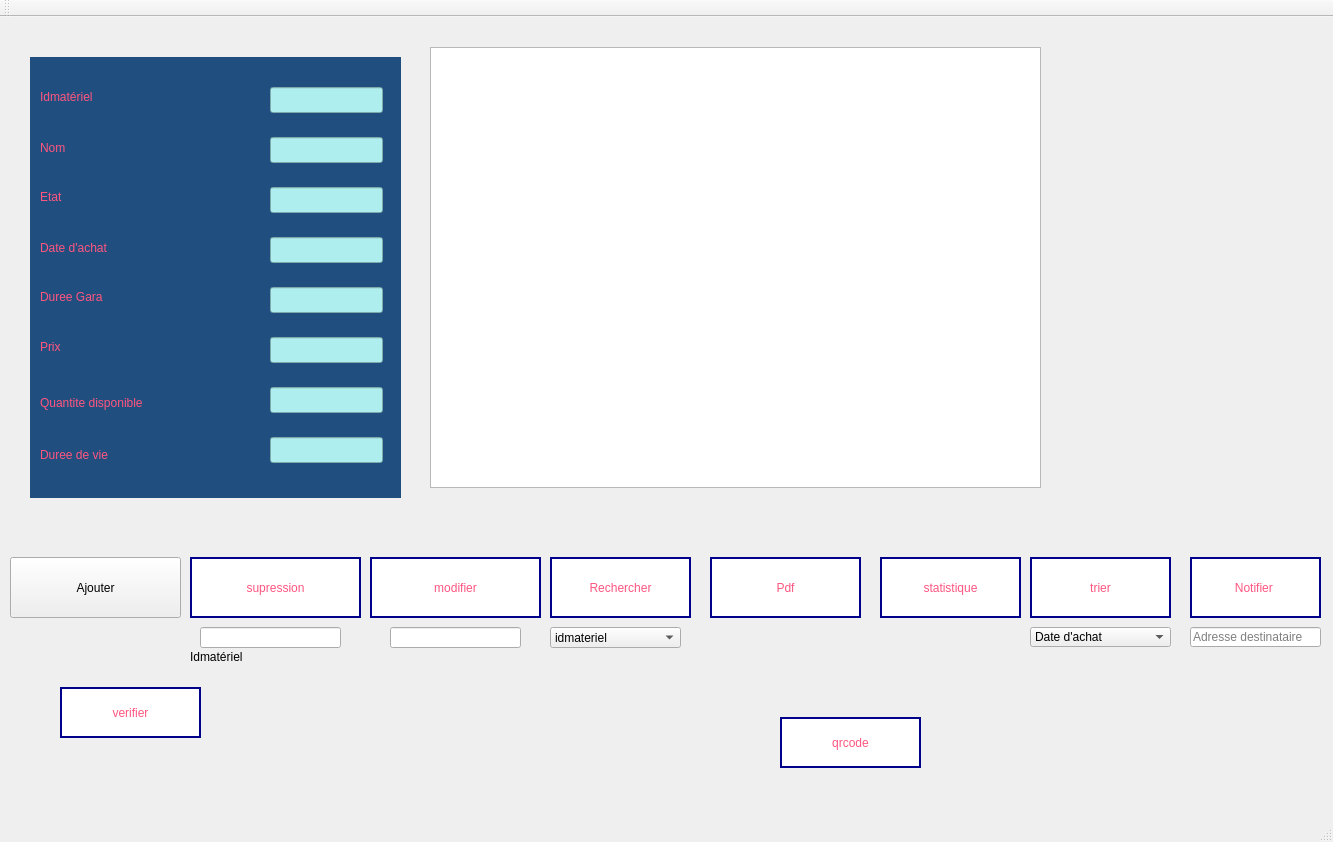
<?xml version="1.0" encoding="UTF-8"?>
<ui version="4.0">
 <class>MainWindow</class>
 <widget class="QMainWindow" name="MainWindow">
  <property name="geometry">
   <rect>
    <x>0</x>
    <y>0</y>
    <width>1333</width>
    <height>842</height>
   </rect>
  </property>
  <property name="windowTitle">
   <string>Gestion des Clients</string>
  </property>
  <widget class="QWidget" name="centralWidget">
   <widget class="QPushButton" name="ajouter_Materiel">
    <property name="geometry">
     <rect>
      <x>10</x>
      <y>540</y>
      <width>171</width>
      <height>61</height>
     </rect>
    </property>
    <property name="styleSheet">
     <string notr="true">font: 600 italic 11pt &quot;Segoe UI&quot;;
border-color: rgb(0, 0, 139); /* Bleu roi */
border: 2px solid rgb(0, 0, 139); /* Bordure bleu roi */
padding: 10px 20px; /* Optionnel, pour ajouter de l'espace à l'intérieur du bouton */
background-color: white; /* Optionnel, définit la couleur de fond du bouton */
color: rgb(255, 85, 127); /* Rose pour le texte */
QPushButton {
    border-radius: 50px;
    background-color: #F0F0F0; /* Couleur de fond */
    border: 2px solid #000; /* Bordure */
}</string>
    </property>
    <property name="text">
     <string>Ajouter</string>
    </property>
   </widget>
   <widget class="QTableView" name="affichage">
    <property name="geometry">
     <rect>
      <x>430</x>
      <y>30</y>
      <width>611</width>
      <height>441</height>
     </rect>
    </property>
    <property name="styleSheet">
     <string notr="true"/>
    </property>
   </widget>
   <widget class="QLineEdit" name="id_supp">
    <property name="geometry">
     <rect>
      <x>200</x>
      <y>610</y>
      <width>141</width>
      <height>21</height>
     </rect>
    </property>
   </widget>
   <widget class="QLabel" name="label_9">
    <property name="geometry">
     <rect>
      <x>190</x>
      <y>630</y>
      <width>63</width>
      <height>20</height>
     </rect>
    </property>
    <property name="text">
     <string>Idmatériel</string>
    </property>
   </widget>
   <widget class="QPushButton" name="supression_Materiel">
    <property name="geometry">
     <rect>
      <x>190</x>
      <y>540</y>
      <width>171</width>
      <height>61</height>
     </rect>
    </property>
    <property name="styleSheet">
     <string notr="true">font: 600 italic 11pt &quot;Segoe UI&quot;;
border-color: rgb(0, 0, 139); /* Bleu roi */
border: 2px solid rgb(0, 0, 139); /* Bordure bleu roi */
padding: 10px 20px; /* Optionnel, pour ajouter de l'espace à l'intérieur du bouton */
background-color: white; /* Optionnel, définit la couleur de fond du bouton */
color: rgb(255, 85, 127); /* Rose pour le texte */</string>
    </property>
    <property name="text">
     <string>supression</string>
    </property>
   </widget>
   <widget class="QPushButton" name="modifier_Materiel">
    <property name="geometry">
     <rect>
      <x>370</x>
      <y>540</y>
      <width>171</width>
      <height>61</height>
     </rect>
    </property>
    <property name="styleSheet">
     <string notr="true">font: 600 italic 11pt &quot;Segoe UI&quot;;
 border-color: rgb(0, 0, 139); /* Bleu roi */
border: 2px solid rgb(0, 0, 139); /* Bordure bleu roi */
padding: 10px 20px; /* Optionnel, pour ajouter de l'espace à l'intérieur du bouton */
background-color: white; /* Optionnel, définit la couleur de fond du bouton */
color: rgb(255, 85, 127); /* Rose pour le texte */</string>
    </property>
    <property name="text">
     <string>modifier</string>
    </property>
   </widget>
   <widget class="QPushButton" name="recherche">
    <property name="geometry">
     <rect>
      <x>550</x>
      <y>540</y>
      <width>141</width>
      <height>61</height>
     </rect>
    </property>
    <property name="styleSheet">
     <string notr="true">font: 600 italic 11pt &quot;Segoe UI&quot;;
border-color: rgb(0, 0, 139); /* Bleu roi */
border: 2px solid rgb(0, 0, 139); /* Bordure bleu roi */
padding: 10px 20px; /* Optionnel, pour ajouter de l'espace à l'intérieur du bouton */
background-color: white; /* Optionnel, définit la couleur de fond du bouton */
color: rgb(255, 85, 127); /* Rose pour le texte */</string>
    </property>
    <property name="text">
     <string>Rechercher</string>
    </property>
   </widget>
   <widget class="QComboBox" name="comboBox_rech">
    <property name="geometry">
     <rect>
      <x>550</x>
      <y>610</y>
      <width>131</width>
      <height>21</height>
     </rect>
    </property>
    <item>
     <property name="text">
      <string>idmateriel</string>
     </property>
    </item>
    <item>
     <property name="text">
      <string>Nom</string>
     </property>
    </item>
   </widget>
   <widget class="QLineEdit" name="id_rech">
    <property name="geometry">
     <rect>
      <x>390</x>
      <y>610</y>
      <width>131</width>
      <height>21</height>
     </rect>
    </property>
   </widget>
   <widget class="QPushButton" name="trier_Materiel">
    <property name="geometry">
     <rect>
      <x>1030</x>
      <y>540</y>
      <width>141</width>
      <height>61</height>
     </rect>
    </property>
    <property name="styleSheet">
     <string notr="true">
font: 600 italic 11pt &quot;Segoe UI&quot;;
border-color: rgb(0, 0, 139); /* Bleu roi */
border: 2px solid rgb(0, 0, 139); /* Bordure bleu roi */
padding: 10px 20px; /* Optionnel, pour ajouter de l'espace à l'intérieur du bouton */
background-color: white; /* Optionnel, définit la couleur de fond du bouton */
color: rgb(255, 85, 127); /* Rose pour le texte */</string>
    </property>
    <property name="text">
     <string>trier</string>
    </property>
   </widget>
   <widget class="QComboBox" name="comboBox_trie">
    <property name="geometry">
     <rect>
      <x>1030</x>
      <y>610</y>
      <width>141</width>
      <height>20</height>
     </rect>
    </property>
    <item>
     <property name="text">
      <string>Date d'achat</string>
     </property>
    </item>
    <item>
     <property name="text">
      <string>Etat</string>
     </property>
    </item>
   </widget>
   <widget class="QPushButton" name="btnExporterPDF">
    <property name="geometry">
     <rect>
      <x>710</x>
      <y>540</y>
      <width>151</width>
      <height>61</height>
     </rect>
    </property>
    <property name="styleSheet">
     <string notr="true">font: 600 italic 11pt &quot;Segoe UI&quot;;
border-color: rgb(0, 0, 139); /* Bleu roi */
border: 2px solid rgb(0, 0, 139); /* Bordure bleu roi */
padding: 10px 20px; /* Optionnel, pour ajouter de l'espace à l'intérieur du bouton */
background-color: white; /* Optionnel, définit la couleur de fond du bouton */
color: rgb(255, 85, 127); /* Rose pour le texte */</string>
    </property>
    <property name="text">
     <string>Pdf</string>
    </property>
   </widget>
   <widget class="QPushButton" name="statsButton">
    <property name="geometry">
     <rect>
      <x>880</x>
      <y>540</y>
      <width>141</width>
      <height>61</height>
     </rect>
    </property>
    <property name="styleSheet">
     <string notr="true">font: 600 italic 11pt &quot;Segoe UI&quot;;

  border-color: rgb(0, 0, 139); /* Bleu roi */
border: 2px solid rgb(0, 0, 139); /* Bordure bleu roi */
padding: 10px 20px; /* Optionnel, pour ajouter de l'espace à l'intérieur du bouton */
background-color: white; /* Optionnel, définit la couleur de fond du bouton */
color: rgb(255, 85, 127); /* Rose pour le texte */</string>
    </property>
    <property name="text">
     <string>statistique</string>
    </property>
   </widget>
   <widget class="QLineEdit" name="dest">
    <property name="geometry">
     <rect>
      <x>1190</x>
      <y>610</y>
      <width>131</width>
      <height>20</height>
     </rect>
    </property>
    <property name="placeholderText">
     <string>Adresse destinataire </string>
    </property>
   </widget>
   <widget class="QPushButton" name="mail">
    <property name="geometry">
     <rect>
      <x>1190</x>
      <y>540</y>
      <width>131</width>
      <height>61</height>
     </rect>
    </property>
    <property name="styleSheet">
     <string notr="true">font: 600 italic 11pt &quot;Segoe UI&quot;;
border-color: rgb(0, 0, 139); /* Bleu roi */
border: 2px solid rgb(0, 0, 139); /* Bordure bleu roi */
padding: 10px 20px; /* Optionnel, pour ajouter de l'espace à l'intérieur du bouton */
background-color: white; /* Optionnel, définit la couleur de fond du bouton */
color: rgb(255, 85, 127); /* Rose pour le texte */</string>
    </property>
    <property name="text">
     <string>Notifier </string>
    </property>
   </widget>
   <widget class="QLabel" name="qrcodeLabel">
    <property name="geometry">
     <rect>
      <x>620</x>
      <y>640</y>
      <width>151</width>
      <height>121</height>
     </rect>
    </property>
    <property name="text">
     <string/>
    </property>
   </widget>
   <widget class="QPushButton" name="qrcodegen">
    <property name="geometry">
     <rect>
      <x>780</x>
      <y>700</y>
      <width>141</width>
      <height>51</height>
     </rect>
    </property>
    <property name="styleSheet">
     <string notr="true">font: 600 italic 11pt &quot;Segoe UI&quot;;
border-color: rgb(0, 0, 139); /* Bleu roi */
border: 2px solid rgb(0, 0, 139); /* Bordure bleu roi */
padding: 10px 20px; /* Optionnel, pour ajouter de l'espace à l'intérieur du bouton */
background-color: white; /* Optionnel, définit la couleur de fond du bouton */
color: rgb(255, 85, 127); /* Rose pour le texte */</string>
    </property>
    <property name="text">
     <string>qrcode</string>
    </property>
   </widget>
   <widget class="QLabel" name="label_12">
    <property name="geometry">
     <rect>
      <x>0</x>
      <y>-10</y>
      <width>1591</width>
      <height>911</height>
     </rect>
    </property>
    <property name="text">
     <string/>
    </property>
    <property name="pixmap">
     <pixmap>../../../Pictures/Screenshots/Capture d'écran 2024-11-21 233216.png</pixmap>
    </property>
    <property name="scaledContents">
     <bool>true</bool>
    </property>
   </widget>
   <widget class="QLabel" name="label_11">
    <property name="geometry">
     <rect>
      <x>1160</x>
      <y>30</y>
      <width>221</width>
      <height>441</height>
     </rect>
    </property>
    <property name="text">
     <string/>
    </property>
    <property name="pixmap">
     <pixmap>../../../Pictures/Screenshots/Capture d'écran 2024-11-22 000039.png</pixmap>
    </property>
    <property name="scaledContents">
     <bool>true</bool>
    </property>
   </widget>
   <widget class="QStackedWidget" name="stackedWidget">
    <property name="geometry">
     <rect>
      <x>-10</x>
      <y>10</y>
      <width>441</width>
      <height>481</height>
     </rect>
    </property>
    <property name="styleSheet">
     <string notr="true">background-color: transparent;</string>
    </property>
    <property name="currentIndex">
     <number>0</number>
    </property>
    <widget class="QWidget" name="page">
     <widget class="QLineEdit" name="duree_de_vie_materiel">
      <property name="geometry">
       <rect>
        <x>280</x>
        <y>410</y>
        <width>113</width>
        <height>26</height>
       </rect>
      </property>
      <property name="styleSheet">
       <string notr="true">QTableView {
    color: rgb(175, 238, 238); /* Bleu clair */
    background-color: rgb(170, 170, 255); /* Reste inchangé */
}

QLineEdit {
    color: rgb(255, 255, 255); /* Blanc */
    background-color: rgb(175, 238, 238); /* Bleu clair */
}
</string>
      </property>
      <property name="text">
       <string/>
      </property>
     </widget>
     <widget class="QLineEdit" name="nom_materiel">
      <property name="geometry">
       <rect>
        <x>280</x>
        <y>110</y>
        <width>113</width>
        <height>26</height>
       </rect>
      </property>
      <property name="styleSheet">
       <string notr="true">QTableView {
    color: rgb(175, 238, 238); /* Bleu clair */
    background-color: rgb(170, 170, 255); /* Reste inchangé */
}

QLineEdit {
    color: rgb(255, 255, 255); /* Blanc */
    background-color: rgb(175, 238, 238); /* Bleu clair */
}

</string>
      </property>
      <property name="text">
       <string/>
      </property>
     </widget>
     <widget class="QLineEdit" name="prix_materiel">
      <property name="geometry">
       <rect>
        <x>280</x>
        <y>310</y>
        <width>113</width>
        <height>26</height>
       </rect>
      </property>
      <property name="styleSheet">
       <string notr="true">QTableView {
    color: rgb(175, 238, 238); /* Bleu clair */
    background-color: rgb(170, 170, 255); /* Reste inchangé */
}

QLineEdit {
    color: rgb(255, 255, 255); /* Blanc */
    background-color: rgb(175, 238, 238); /* Bleu clair */
}</string>
      </property>
      <property name="text">
       <string/>
      </property>
     </widget>
     <widget class="QLineEdit" name="etat_materiel">
      <property name="geometry">
       <rect>
        <x>280</x>
        <y>160</y>
        <width>113</width>
        <height>26</height>
       </rect>
      </property>
      <property name="styleSheet">
       <string notr="true">QTableView {
    color: rgb(175, 238, 238); /* Bleu clair */
    background-color: rgb(170, 170, 255); /* Reste inchangé */
}

QLineEdit {
    color: rgb(255, 255, 255); /* Blanc */
    background-color: rgb(175, 238, 238); /* Bleu clair */
}</string>
      </property>
      <property name="text">
       <string/>
      </property>
     </widget>
     <widget class="QLineEdit" name="duree_garantie_materiel">
      <property name="geometry">
       <rect>
        <x>280</x>
        <y>260</y>
        <width>113</width>
        <height>26</height>
       </rect>
      </property>
      <property name="styleSheet">
       <string notr="true">QTableView {
    color: rgb(175, 238, 238); /* Bleu clair */
    background-color: rgb(170, 170, 255); /* Reste inchangé */
}

QLineEdit {
    color: rgb(255, 255, 255); /* Blanc */
    background-color: rgb(175, 238, 238); /* Bleu clair */
}
</string>
      </property>
      <property name="text">
       <string/>
      </property>
     </widget>
     <widget class="QLabel" name="label_5">
      <property name="geometry">
       <rect>
        <x>50</x>
        <y>260</y>
        <width>63</width>
        <height>20</height>
       </rect>
      </property>
      <property name="styleSheet">
       <string notr="true">font: 900 italic 12pt &quot;Segoe UI&quot;;
color: rgb(255, 85, 127);</string>
      </property>
      <property name="text">
       <string>Duree Garantie</string>
      </property>
     </widget>
     <widget class="QLabel" name="label_7">
      <property name="geometry">
       <rect>
        <x>50</x>
        <y>360</y>
        <width>211</width>
        <height>31</height>
       </rect>
      </property>
      <property name="styleSheet">
       <string notr="true">font: 900 italic 12pt &quot;Segoe UI&quot;;
color: rgb(255, 85, 127);</string>
      </property>
      <property name="text">
       <string>Quantite disponible</string>
      </property>
     </widget>
     <widget class="QLabel" name="label_10">
      <property name="geometry">
       <rect>
        <x>40</x>
        <y>30</y>
        <width>371</width>
        <height>441</height>
       </rect>
      </property>
      <property name="styleSheet">
       <string notr="true">background-color: rgb(32, 78, 127);</string>
      </property>
      <property name="text">
       <string/>
      </property>
     </widget>
     <widget class="QLabel" name="label_2">
      <property name="geometry">
       <rect>
        <x>50</x>
        <y>100</y>
        <width>81</width>
        <height>41</height>
       </rect>
      </property>
      <property name="styleSheet">
       <string notr="true">font: 900 italic 12pt &quot;Segoe UI&quot;;
color: rgb(255, 85, 127);</string>
      </property>
      <property name="text">
       <string>Nom</string>
      </property>
     </widget>
     <widget class="QLabel" name="label_6">
      <property name="geometry">
       <rect>
        <x>50</x>
        <y>310</y>
        <width>63</width>
        <height>20</height>
       </rect>
      </property>
      <property name="styleSheet">
       <string notr="true">font: 900 italic 12pt &quot;Segoe UI&quot;;
color: rgb(255, 85, 127);</string>
      </property>
      <property name="text">
       <string>Prix</string>
      </property>
     </widget>
     <widget class="QLineEdit" name="date_achat_materiel">
      <property name="geometry">
       <rect>
        <x>280</x>
        <y>210</y>
        <width>113</width>
        <height>26</height>
       </rect>
      </property>
      <property name="styleSheet">
       <string notr="true">QTableView {
    color: rgb(175, 238, 238); /* Bleu clair */
    background-color: rgb(170, 170, 255); /* Reste inchangé */
}

QLineEdit {
    color: rgb(255, 255, 255); /* Blanc */
    background-color: rgb(175, 238, 238); /* Bleu clair */
}</string>
      </property>
      <property name="text">
       <string/>
      </property>
     </widget>
     <widget class="QLabel" name="label_3">
      <property name="geometry">
       <rect>
        <x>50</x>
        <y>160</y>
        <width>63</width>
        <height>20</height>
       </rect>
      </property>
      <property name="styleSheet">
       <string notr="true">font: 900 italic 12pt &quot;Segoe UI&quot;;
color: rgb(255, 85, 127);</string>
      </property>
      <property name="text">
       <string>Etat</string>
      </property>
     </widget>
     <widget class="QLabel" name="label">
      <property name="geometry">
       <rect>
        <x>50</x>
        <y>60</y>
        <width>121</width>
        <height>20</height>
       </rect>
      </property>
      <property name="styleSheet">
       <string notr="true">font: 900 italic 12pt &quot;Segoe UI&quot;;
color: rgb(255, 85, 127);</string>
      </property>
      <property name="text">
       <string>Idmatériel</string>
      </property>
     </widget>
     <widget class="QLabel" name="label_8">
      <property name="geometry">
       <rect>
        <x>50</x>
        <y>420</y>
        <width>201</width>
        <height>16</height>
       </rect>
      </property>
      <property name="styleSheet">
       <string notr="true">font: 900 italic 12pt &quot;Segoe UI&quot;;
color: rgb(255, 85, 127);
</string>
      </property>
      <property name="text">
       <string>Duree de vie</string>
      </property>
     </widget>
     <widget class="QLabel" name="label_4">
      <property name="geometry">
       <rect>
        <x>50</x>
        <y>210</y>
        <width>151</width>
        <height>21</height>
       </rect>
      </property>
      <property name="styleSheet">
       <string notr="true">font: 900 italic 12pt &quot;Segoe UI&quot;;
color: rgb(255, 85, 127);</string>
      </property>
      <property name="text">
       <string>Date d'achat</string>
      </property>
     </widget>
     <widget class="QLineEdit" name="id_materiel">
      <property name="geometry">
       <rect>
        <x>280</x>
        <y>60</y>
        <width>113</width>
        <height>26</height>
       </rect>
      </property>
      <property name="styleSheet">
       <string notr="true">QTableView {
    color: rgb(175, 238, 238); /* Bleu clair */
    background-color: rgb(170, 170, 255); /* Reste inchangé */
}

QLineEdit {
    color: rgb(255, 255, 255); /* Blanc */
    background-color: rgb(175, 238, 238); /* Bleu clair */
}
</string>
      </property>
      <property name="text">
       <string/>
      </property>
     </widget>
     <widget class="QLineEdit" name="quantite_materiel">
      <property name="geometry">
       <rect>
        <x>280</x>
        <y>360</y>
        <width>113</width>
        <height>26</height>
       </rect>
      </property>
      <property name="styleSheet">
       <string notr="true">QTableView {
    color: rgb(175, 238, 238); /* Bleu clair */
    background-color: rgb(170, 170, 255); /* Reste inchangé */
}

QLineEdit {
    color: rgb(255, 255, 255); /* Blanc */
    background-color: rgb(175, 238, 238); /* Bleu clair */
}
</string>
      </property>
      <property name="text">
       <string/>
      </property>
     </widget>
     <zorder>label_10</zorder>
     <zorder>duree_de_vie_materiel</zorder>
     <zorder>nom_materiel</zorder>
     <zorder>prix_materiel</zorder>
     <zorder>etat_materiel</zorder>
     <zorder>duree_garantie_materiel</zorder>
     <zorder>label_5</zorder>
     <zorder>label_7</zorder>
     <zorder>label_2</zorder>
     <zorder>label_6</zorder>
     <zorder>date_achat_materiel</zorder>
     <zorder>label_3</zorder>
     <zorder>label</zorder>
     <zorder>label_8</zorder>
     <zorder>label_4</zorder>
     <zorder>id_materiel</zorder>
     <zorder>quantite_materiel</zorder>
    </widget>
    <widget class="QWidget" name="page_2">
     <widget class="QLabel" name="label_13">
      <property name="geometry">
       <rect>
        <x>30</x>
        <y>50</y>
        <width>121</width>
        <height>20</height>
       </rect>
      </property>
      <property name="styleSheet">
       <string notr="true">font: 900 italic 12pt &quot;Segoe UI&quot;;
color: rgb(255, 85, 127);</string>
      </property>
      <property name="text">
       <string>Idmatériel</string>
      </property>
     </widget>
     <widget class="QLineEdit" name="id_materiel_2">
      <property name="geometry">
       <rect>
        <x>260</x>
        <y>50</y>
        <width>113</width>
        <height>26</height>
       </rect>
      </property>
      <property name="styleSheet">
       <string notr="true">QTableView {
    color: rgb(175, 238, 238); /* Bleu clair */
    background-color: rgb(170, 170, 255); /* Reste inchangé */
}

QLineEdit {
    color: rgb(255, 255, 255); /* Blanc */
    background-color: rgb(175, 238, 238); /* Bleu clair */
}
</string>
      </property>
      <property name="text">
       <string/>
      </property>
     </widget>
     <widget class="QLabel" name="label_14">
      <property name="geometry">
       <rect>
        <x>20</x>
        <y>20</y>
        <width>371</width>
        <height>441</height>
       </rect>
      </property>
      <property name="styleSheet">
       <string notr="true">background-color: rgb(32, 78, 127);</string>
      </property>
      <property name="text">
       <string/>
      </property>
     </widget>
     <widget class="QPushButton" name="ajouter_Materiel_2">
      <property name="geometry">
       <rect>
        <x>40</x>
        <y>370</y>
        <width>131</width>
        <height>51</height>
       </rect>
      </property>
      <property name="styleSheet">
       <string notr="true">font: 600 italic 11pt &quot;Segoe UI&quot;;
border-color: rgb(0, 0, 139); /* Bleu roi */
border: 2px solid rgb(0, 0, 139); /* Bordure bleu roi */
padding: 10px 20px; /* Optionnel, pour ajouter de l'espace à l'intérieur du bouton */
background-color: white; /* Optionnel, définit la couleur de fond du bouton */
color: rgb(255, 85, 127); /* Rose pour le texte */
QPushButton {
    border-radius: 50px;
    background-color: #F0F0F0; /* Couleur de fond */
    border: 2px solid #000; /* Bordure */
}</string>
      </property>
      <property name="text">
       <string>valider</string>
      </property>
     </widget>
     <widget class="QPushButton" name="ajouter_Materiel_3">
      <property name="geometry">
       <rect>
        <x>190</x>
        <y>370</y>
        <width>151</width>
        <height>51</height>
       </rect>
      </property>
      <property name="styleSheet">
       <string notr="true">font: 600 italic 11pt &quot;Segoe UI&quot;;
border-color: rgb(0, 0, 139); /* Bleu roi */
border: 2px solid rgb(0, 0, 139); /* Bordure bleu roi */
padding: 10px 20px; /* Optionnel, pour ajouter de l'espace à l'intérieur du bouton */
background-color: white; /* Optionnel, définit la couleur de fond du bouton */
color: rgb(255, 85, 127); /* Rose pour le texte */
QPushButton {
    border-radius: 50px;
    background-color: #F0F0F0; /* Couleur de fond */
    border: 2px solid #000; /* Bordure */
}</string>
      </property>
      <property name="text">
       <string>annuler</string>
      </property>
     </widget>
     <zorder>label_14</zorder>
     <zorder>id_materiel_2</zorder>
     <zorder>label_13</zorder>
     <zorder>ajouter_Materiel_2</zorder>
     <zorder>ajouter_Materiel_3</zorder>
    </widget>
   </widget>
   <widget class="QPushButton" name="qrcodegen_2">
    <property name="geometry">
     <rect>
      <x>60</x>
      <y>670</y>
      <width>141</width>
      <height>51</height>
     </rect>
    </property>
    <property name="styleSheet">
     <string notr="true">font: 600 italic 11pt &quot;Segoe UI&quot;;
border-color: rgb(0, 0, 139); /* Bleu roi */
border: 2px solid rgb(0, 0, 139); /* Bordure bleu roi */
padding: 10px 20px; /* Optionnel, pour ajouter de l'espace à l'intérieur du bouton */
background-color: white; /* Optionnel, définit la couleur de fond du bouton */
color: rgb(255, 85, 127); /* Rose pour le texte */</string>
    </property>
    <property name="text">
     <string>verifier</string>
    </property>
   </widget>
   <zorder>label_12</zorder>
   <zorder>ajouter_Materiel</zorder>
   <zorder>id_supp</zorder>
   <zorder>label_9</zorder>
   <zorder>supression_Materiel</zorder>
   <zorder>modifier_Materiel</zorder>
   <zorder>recherche</zorder>
   <zorder>comboBox_rech</zorder>
   <zorder>id_rech</zorder>
   <zorder>trier_Materiel</zorder>
   <zorder>comboBox_trie</zorder>
   <zorder>btnExporterPDF</zorder>
   <zorder>statsButton</zorder>
   <zorder>dest</zorder>
   <zorder>mail</zorder>
   <zorder>qrcodeLabel</zorder>
   <zorder>qrcodegen</zorder>
   <zorder>affichage</zorder>
   <zorder>label_11</zorder>
   <zorder>stackedWidget</zorder>
   <zorder>qrcodegen_2</zorder>
  </widget>
  <widget class="QMenuBar" name="menuBar">
   <property name="geometry">
    <rect>
     <x>0</x>
     <y>0</y>
     <width>1333</width>
     <height>25</height>
    </rect>
   </property>
  </widget>
  <widget class="QToolBar" name="mainToolBar">
   <attribute name="toolBarArea">
    <enum>TopToolBarArea</enum>
   </attribute>
   <attribute name="toolBarBreak">
    <bool>false</bool>
   </attribute>
  </widget>
  <widget class="QStatusBar" name="statusBar"/>
 </widget>
 <layoutdefault spacing="6" margin="11"/>
 <resources/>
 <connections/>
</ui>
